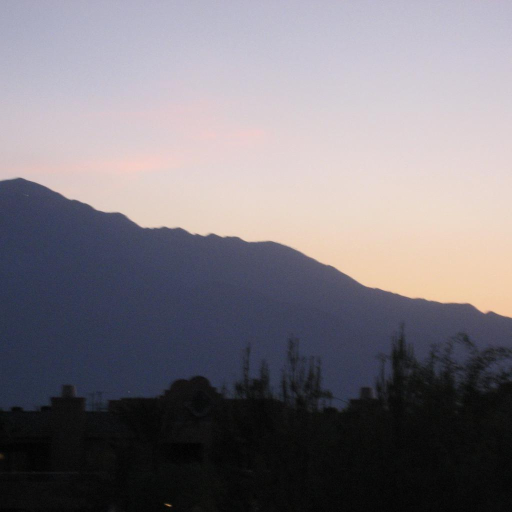
#> input picture hybridv.03/hasil_stego/1024 x 1024/test_1023_stego.png, 1024 x 1024 px (shown at 1/2 size)
$ python -i modul_stego.py   (imports and definitions only)
#> lines starting #> are read from the running program, lines starting #| are printed output that depends on the picture; after the words box and inside, x2 and y2 are one past the last pixel; in counts of white or black regions, pixels touching at a corner belong together
#> further down, picture is the input picture: shape (1024, 1024, 3); mean B, G, R 125.4, 118.7, 123.4
import cv2
import numpy as np
import random
import time

def get_combined_edge_map(img):
    # 1. Gaussian Blur untuk reduksi noise
    blur_img = cv2.GaussianBlur(img, (5, 5), 0)

    # 2. Pemisahan Kanal Warna (OpenCV menggunakan format BGR)
    b, g, r = cv2.split(blur_img)
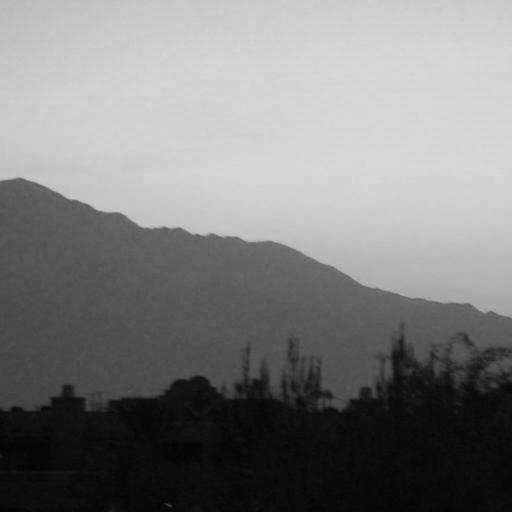
#> b: shape (1024, 1024) (shown at 1/2 size); min 1, max 218, mean 125.4
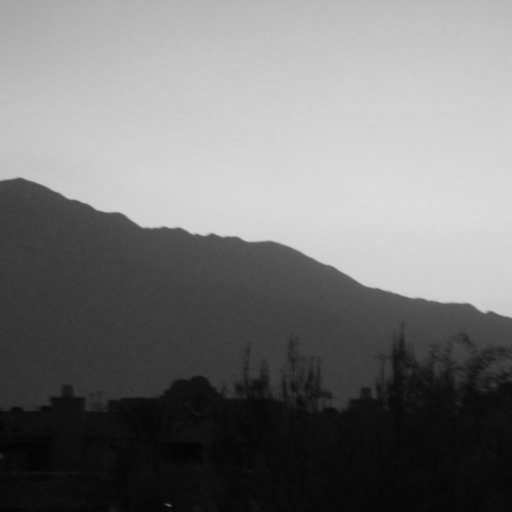
#> g: shape (1024, 1024) (shown at 1/2 size); min 2, max 221, mean 118.7
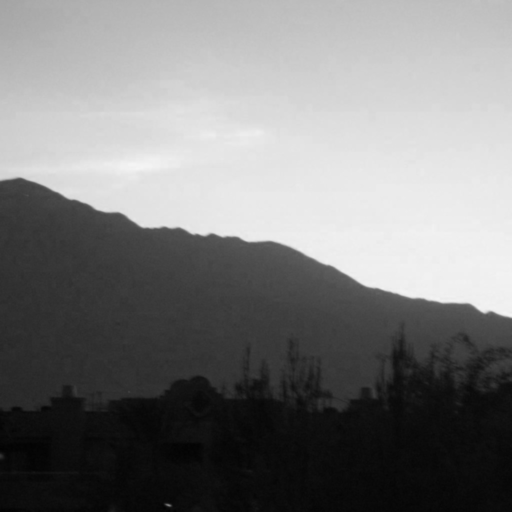
#> r: shape (1024, 1024) (shown at 1/2 size); min 1, max 245, mean 123.4

    # 3. Deteksi Tepi Canny pada masing-masing kanal
    edge_r = cv2.Canny(r, 50, 150)
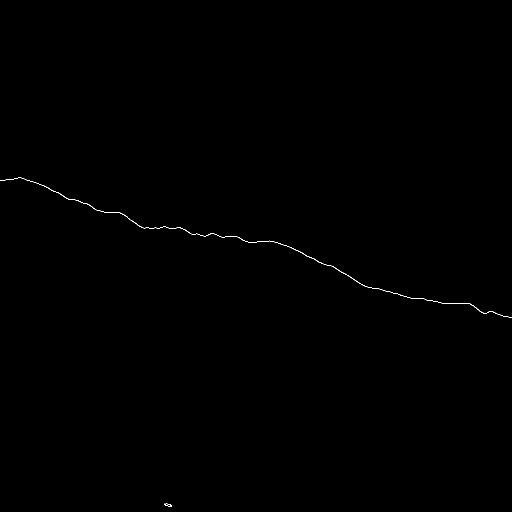
#> edge_r: shape (1024, 1024) (shown at 1/2 size); 0.12% white in thin lines or dots, all inside (x1, y1, x2, y2) = (0, 355, 1024, 1013)
    edge_g = cv2.Canny(g, 50, 150)
    edge_b = cv2.Canny(b, 50, 150)
#> edge_b: shape (1024, 1024); 0.12% white in thin lines or dots, all inside (x1, y1, x2, y2) = (0, 355, 1024, 1014)

    # 4. Operasi untuk menggabungkan hasil deteksi tepi dari ketiga kanal (bitwise OR)
    combined = cv2.bitwise_or(edge_r, cv2.bitwise_or(edge_g, edge_b))

    return combined

# [96 lines left out: function embed_hybrid, not called in this run]

>>> import cv2
>>> picture = cv2.imread('hasil_stego/1024 x 1024/test_1023_stego.png')
>>> result = get_combined_edge_map(picture)

$ run again, on hybridv.03/hasil_stego/1024 x 1024/test_1027_stego.png
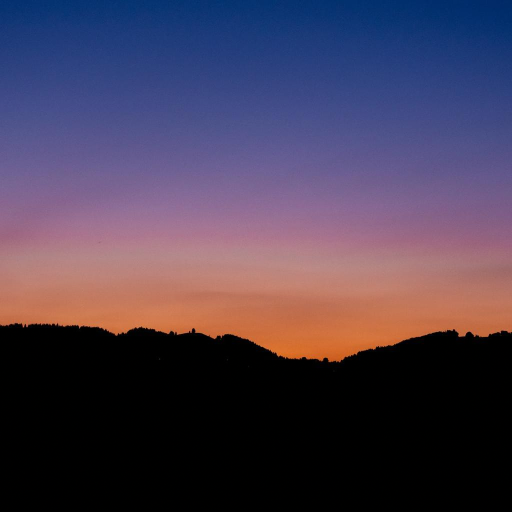
#> input picture hybridv.03/hasil_stego/1024 x 1024/test_1027_stego.png, 1024 x 1024 px (shown at 1/2 size)
#> picture is the input picture: shape (1024, 1024, 3); mean B, G, R 82.3, 60.6, 72.3
#> in get_combined_edge_map, `b, g, r = cv2.split(blur_img)`:
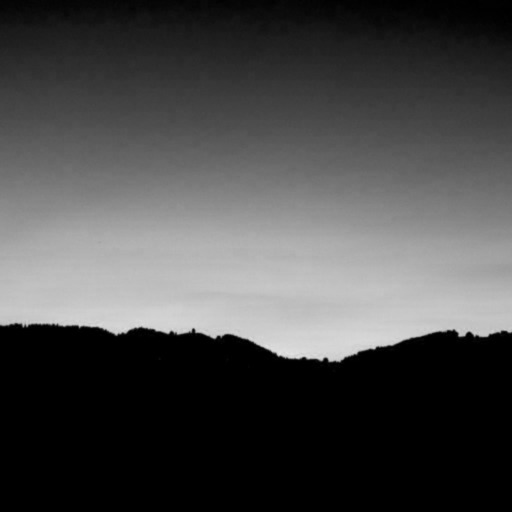
#> r: shape (1024, 1024) (shown at 1/2 size); min 0, max 228, mean 72.2
#> in get_combined_edge_map, `edge_r = cv2.Canny(r, 50, 150)`:
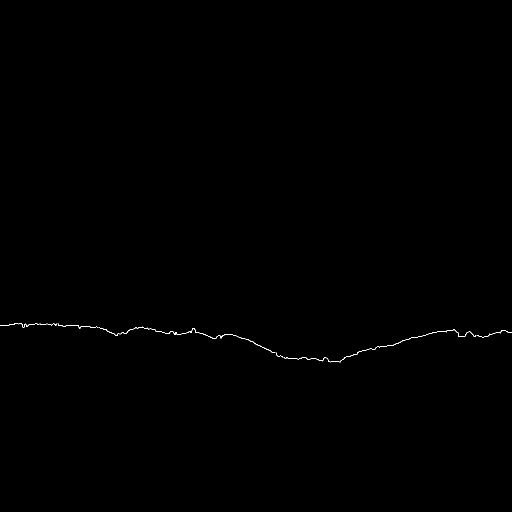
#> edge_r: shape (1024, 1024) (shown at 1/2 size); 0.13% white in thin lines or dots, all inside (x1, y1, x2, y2) = (0, 646, 1024, 725)

$ run again, on hybridv.03/hasil_stego/1024 x 1024/test_1046_stego.png
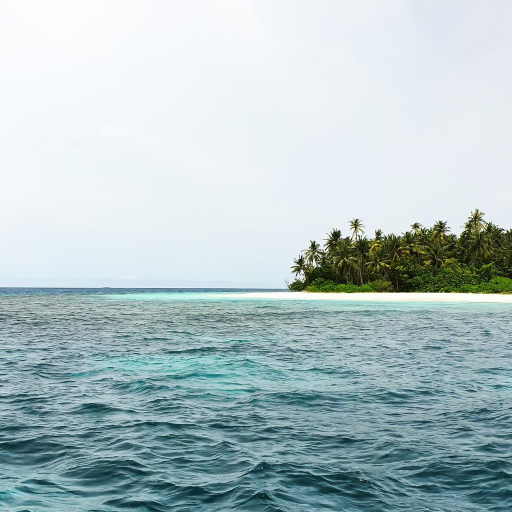
#> input picture hybridv.03/hasil_stego/1024 x 1024/test_1046_stego.png, 1024 x 1024 px (shown at 1/2 size)
#> picture is the input picture: shape (1024, 1024, 3); mean B, G, R 198.2, 195.1, 177.4
#> in get_combined_edge_map, `edge_r = cv2.Canny(r, 50, 150)`:
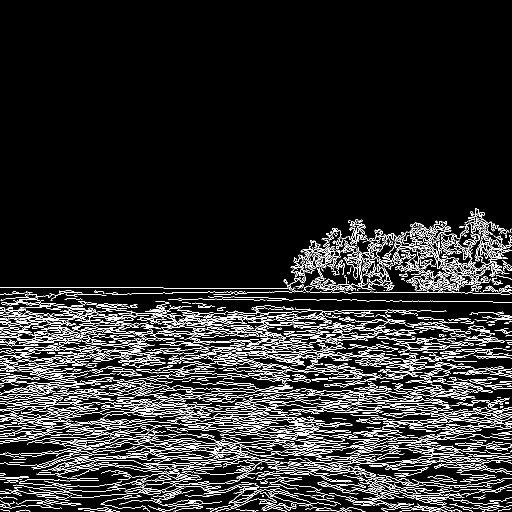
#> edge_r: shape (1024, 1024) (shown at 1/2 size); 9.7% white in thin lines or dots, all inside (x1, y1, x2, y2) = (0, 416, 1024, 1024)
#> edge_g: shape (1024, 1024); 9.6% white in thin lines or dots, all inside (x1, y1, x2, y2) = (0, 417, 1024, 1024)
#> in get_combined_edge_map, `combined = cv2.bitwise_or(edge_r, cv2.bitwise_or(edge_g, edge_b))`:
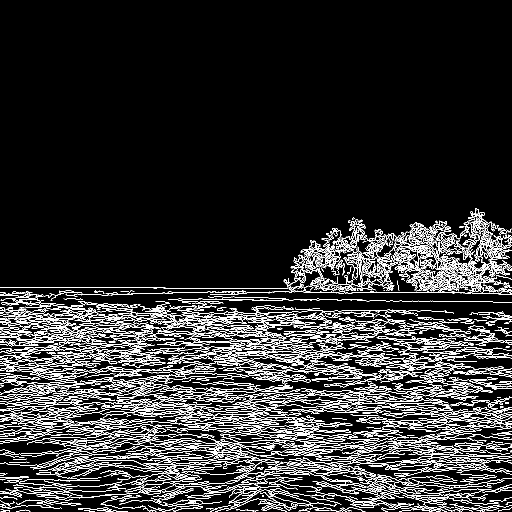
#> combined: shape (1024, 1024) (shown at 1/2 size); 11.2% white in thin lines or dots, all inside (x1, y1, x2, y2) = (0, 416, 1024, 1024)

$ run again, on hybridv.03/hasil_stego/1024 x 1024/test_887_stego.png
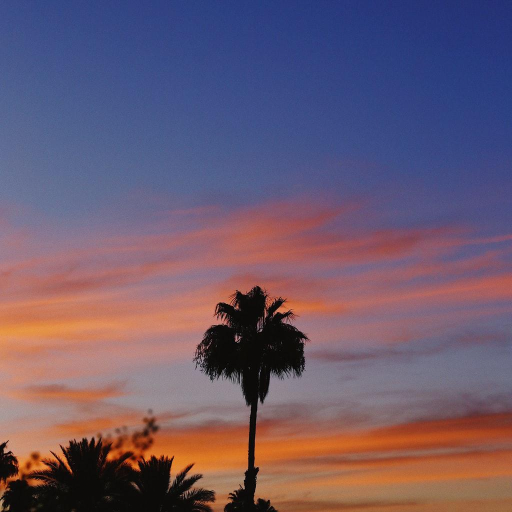
#> input picture hybridv.03/hasil_stego/1024 x 1024/test_887_stego.png, 1024 x 1024 px (shown at 1/2 size)
#> picture is the input picture: shape (1024, 1024, 3); mean B, G, R 109.2, 89.1, 108.8
#> in get_combined_edge_map, `edge_r = cv2.Canny(r, 50, 150)`:
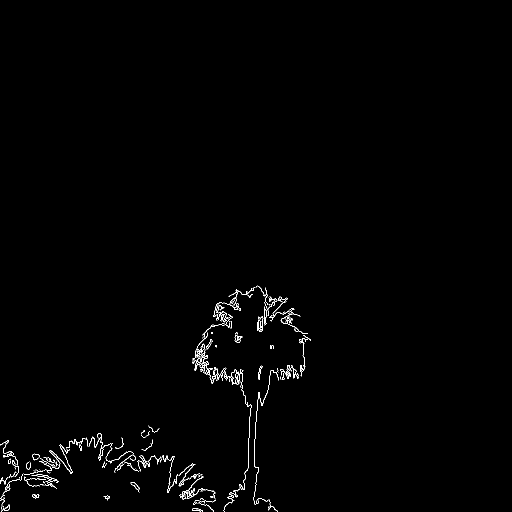
#> edge_r: shape (1024, 1024) (shown at 1/2 size); 0.75% white in thin lines or dots, all inside (x1, y1, x2, y2) = (0, 571, 622, 1024)
#> edge_g: shape (1024, 1024); 0.73% white in thin lines or dots, all inside (x1, y1, x2, y2) = (0, 571, 623, 1024)
#> in get_combined_edge_map, `combined = cv2.bitwise_or(edge_r, cv2.bitwise_or(edge_g, edge_b))`:
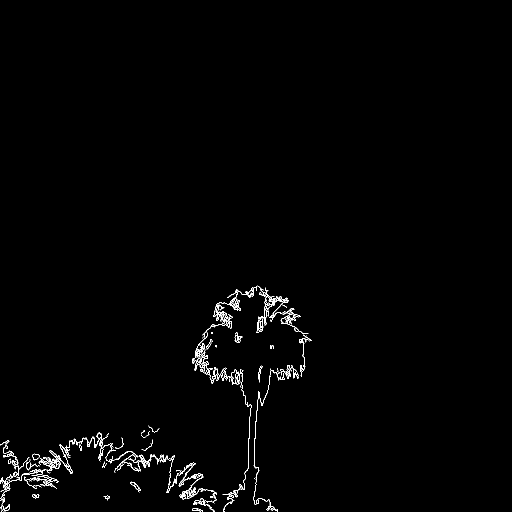
#> combined: shape (1024, 1024) (shown at 1/2 size); 0.99% white in thin lines or dots, all inside (x1, y1, x2, y2) = (0, 571, 623, 1024)
